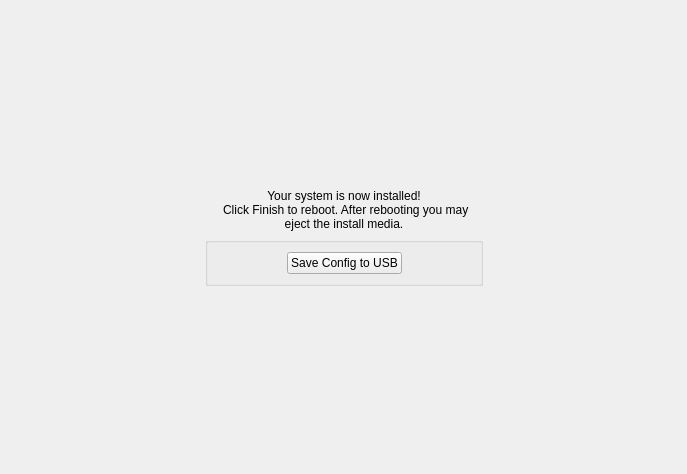
      <widget class="QWidget" name="page_5">
       <layout class="QGridLayout" name="gridLayout_13">
        <item row="0" column="1">
         <spacer name="verticalSpacer_10">
          <property name="orientation">
           <enum>Qt::Vertical</enum>
          </property>
          <property name="sizeHint" stdset="0">
           <size>
            <width>20</width>
            <height>178</height>
           </size>
          </property>
         </spacer>
        </item>
        <item row="1" column="0" rowspan="2">
         <spacer name="horizontalSpacer_16">
          <property name="orientation">
           <enum>Qt::Horizontal</enum>
          </property>
          <property name="sizeHint" stdset="0">
           <size>
            <width>194</width>
            <height>20</height>
           </size>
          </property>
         </spacer>
        </item>
        <item row="1" column="1">
         <widget class="QLabel" name="labelFinished">
          <property name="styleSheet">
           <string notr="true">background: transparent;</string>
          </property>
          <property name="text">
           <string>Your system is now installed!
 Click Finish to reboot. After rebooting you may eject the install media.</string>
          </property>
          <property name="alignment">
           <set>Qt::AlignCenter</set>
          </property>
          <property name="wordWrap">
           <bool>true</bool>
          </property>
         </widget>
        </item>
        <item row="1" column="2" rowspan="2">
         <spacer name="horizontalSpacer_17">
          <property name="orientation">
           <enum>Qt::Horizontal</enum>
          </property>
          <property name="sizeHint" stdset="0">
           <size>
            <width>193</width>
            <height>20</height>
           </size>
          </property>
         </spacer>
        </item>
        <item row="2" column="1">
         <widget class="QGroupBox" name="groupBox_6">
          <property name="styleSheet">
           <string notr="true">background: transparent;</string>
          </property>
          <property name="title">
           <string/>
          </property>
          <layout class="QGridLayout" name="gridLayout_9">
           <item row="0" column="0">
            <layout class="QHBoxLayout" name="horizontalLayout_7">
             <item>
              <spacer name="horizontalSpacer_20">
               <property name="orientation">
                <enum>Qt::Horizontal</enum>
               </property>
               <property name="sizeHint" stdset="0">
                <size>
                 <width>40</width>
                 <height>20</height>
                </size>
               </property>
              </spacer>
             </item>
             <item>
              <widget class="QPushButton" name="pushSaveConfig2">
               <property name="toolTip">
                <string extracomment="Save configuration file to USB stick"/>
               </property>
               <property name="autoFillBackground">
                <bool>false</bool>
               </property>
               <property name="styleSheet">
                <string notr="true">background-color: rgb(238, 238, 238);</string>
               </property>
               <property name="text">
                <string>Save Config to USB</string>
               </property>
               <property name="icon">
                <iconset resource="sysinstaller.qrc">
                 <normaloff>:/modules/images/usb.png</normaloff>:/modules/images/usb.png</iconset>
               </property>
               <property name="iconSize">
                <size>
                 <width>24</width>
                 <height>24</height>
                </size>
               </property>
               <property name="autoDefault">
                <bool>false</bool>
               </property>
               <property name="default">
                <bool>false</bool>
               </property>
               <property name="flat">
                <bool>false</bool>
               </property>
              </widget>
             </item>
             <item>
              <spacer name="horizontalSpacer_21">
               <property name="orientation">
                <enum>Qt::Horizontal</enum>
               </property>
               <property name="sizeHint" stdset="0">
                <size>
                 <width>40</width>
                 <height>20</height>
                </size>
               </property>
              </spacer>
             </item>
            </layout>
           </item>
          </layout>
         </widget>
        </item>
        <item row="3" column="1">
         <spacer name="verticalSpacer_9">
          <property name="orientation">
           <enum>Qt::Vertical</enum>
          </property>
          <property name="sizeHint" stdset="0">
           <size>
            <width>20</width>
            <height>177</height>
           </size>
          </property>
         </spacer>
        </item>
       </layout>
      </widget>
